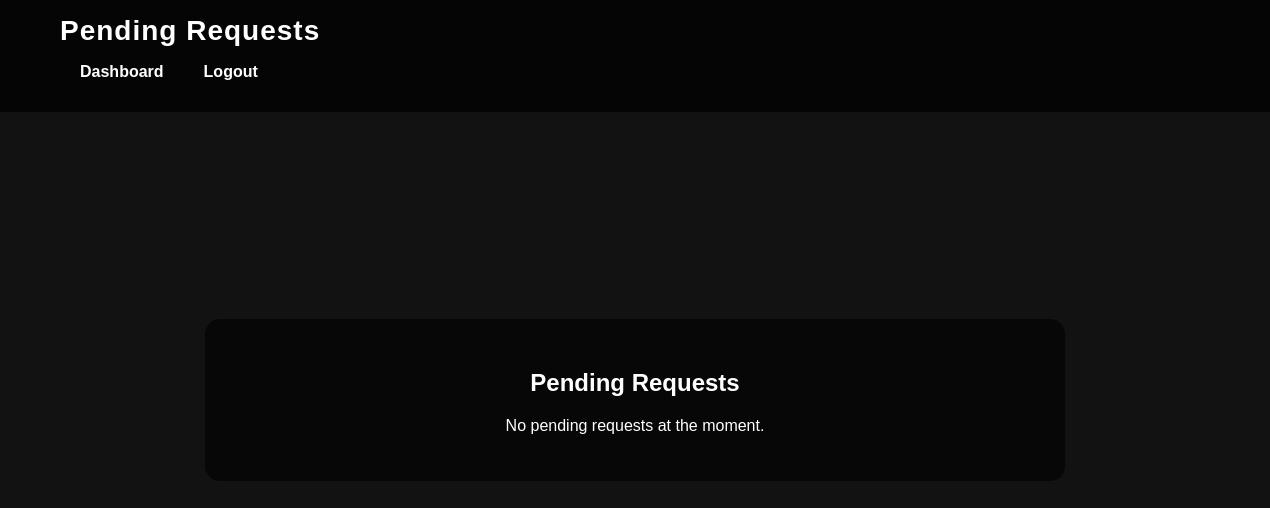
The page /pending_requests/ (signed in) on the database as committed earlier.
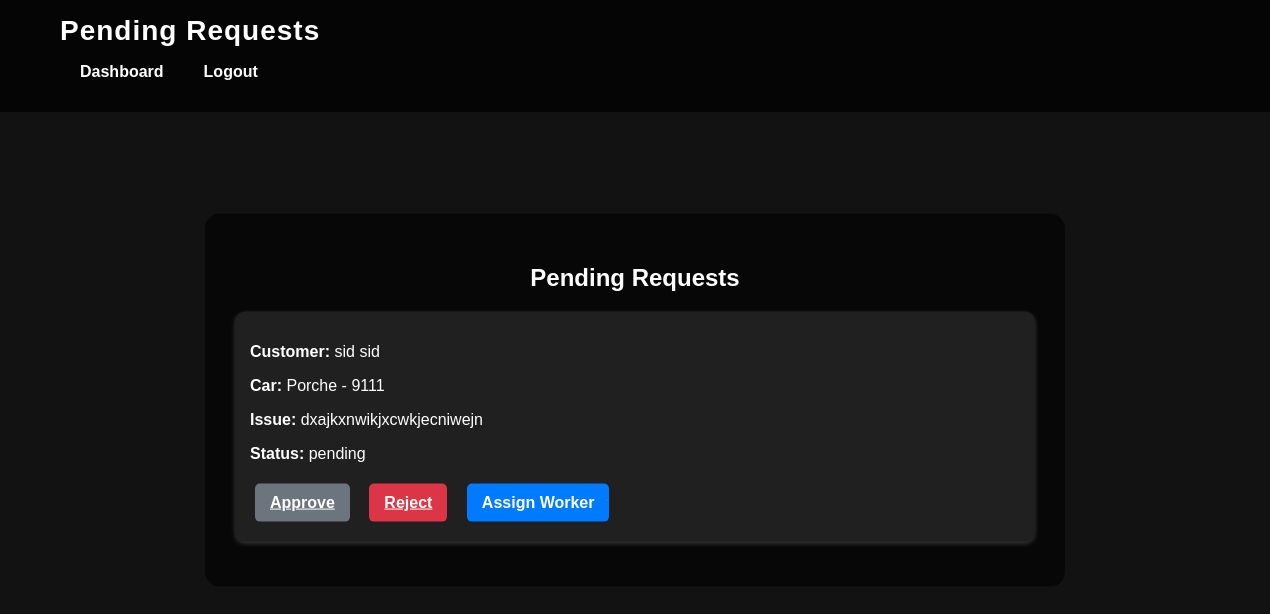
The same page on the database as committed later.
### myapp/models.py (models this page shows, shortened)
class Request(models.Model):
    STATUS_CHOICES = [
        ('pending', 'Pending'),
        ('approved', 'Approved'),
        ('rejected', 'Rejected'),
    ]
    customer = models.ForeignKey('Customer', on_delete=models.CASCADE)
    garage = models.ForeignKey('Garage', on_delete=models.CASCADE)
    car_manufacturer = models.CharField(max_length=100)
    car_model = models.CharField(max_length=100)
    issue_description = models.TextField()
    status = models.CharField(max_length=20, choices=STATUS_CHOICES, default='pending')
    created_at = models.DateTimeField(auto_now_add=True)
    worker = models.ForeignKey('Worker', on_delete=models.SET_NULL, null=True, blank=True, related_name='requests')  # Add related_name

class Customer(models.Model):
    first_name = models.CharField(max_length=30)
    last_name = models.CharField(max_length=30)
    contact = models.CharField(max_length=15, unique=True)
    email = models.EmailField(unique=True)
    password = models.CharField(max_length=100)  # Store hashed password
    garage = models.ForeignKey(Garage, on_delete=models.CASCADE,default=1)  # Link customer to garage

### myapp/views.py (the view)
# urls.py: path('pending_requests/', views.pending_requests, name='pending_requests'),
def pending_requests(request):
    garage_id = request.session.get('garage_id')
    if not garage_id:
        return redirect('garage_owner_login')
    garage = Garage.objects.get(id=garage_id)
    pending_requests = Request.objects.filter(garage=garage, status='pending')
    return render(request, 'pending_requests.html', {'pending_requests': pending_requests})

### templates/pending_requests.html (shortened to what this page needs)
{% load static %}
<!DOCTYPE html>
<html lang="en">
<head>
    <link rel="stylesheet" href="{% static 'css/garage_dashboard.css' %}">
</head>
<body>
    <header>
        <nav>
            <h1 class="dashboard-title">Pending Requests</h1>
            <ul>
                <li><a href="{% url 'garage_dashboard' %}">Dashboard</a></li>
                <li><a href="{% url 'logout' %}">Logout</a></li>
            </ul>
        </nav>
    </header>
    <section class="dashboard-content">
        <h2>Pending Requests</h2>
        <div class="requests-list">
            {% for req in pending_requests %}
            <div class="request-box">
                <p><strong>Customer:</strong> {{ req.customer.first_name }} {{ req.customer.last_name }}</p>
                <p><strong>Car:</strong> {{ req.car_manufacturer }} - {{ req.car_model }}</p>
                <p><strong>Issue:</strong> {{ req.issue_description }}</p>
                <p><strong>Status:</strong> {{ req.status }}</p>
                <a href="{% url 'update_request_status' req.id 'Approved' %}"
                   class="btn btn-approve disabled"
                   id="approve-btn-{{ req.id }}"
                   data-request-id="{{ req.id }}"
                   disabled>
                   Approve
                </a>
                <a href="{% url 'update_request_status' req.id 'Rejected' %}" class="btn btn-reject">Reject</a>
                <button class="btn btn-assign" onclick="openAssignWorkerPopup('{{ req.id }}')">Assign Worker</button>
            </div>
            {% empty %}
                <p>No pending requests at the moment.</p>
            {% endfor %}
        </div>
    </section>
</body>
</html>

Rows that differ between the two databases and show on the page:
added Request: customer.first_name "sid", customer.last_name "sid", car_manufacturer "Porche", car_model "9111", issue_description "dxajkxnwikjxcwkjecniwejn", status "pending"
Other text that changed with them:
text no longer shown: "No pending requests at the moment."
